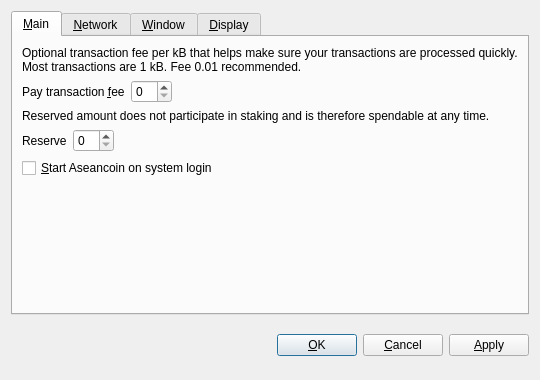
<?xml version="1.0" encoding="UTF-8"?>
<ui version="4.0">
 <class>OptionsDialog</class>
 <widget class="QDialog" name="OptionsDialog">
  <property name="geometry">
   <rect>
    <x>0</x>
    <y>0</y>
    <width>540</width>
    <height>380</height>
   </rect>
  </property>
  <property name="windowTitle">
   <string>Options</string>
  </property>
  <property name="modal">
   <bool>true</bool>
  </property>
  <layout class="QVBoxLayout" name="verticalLayout">
   <item>
    <widget class="QTabWidget" name="tabWidget">
     <property name="tabPosition">
      <enum>QTabWidget::North</enum>
     </property>
     <property name="currentIndex">
      <number>0</number>
     </property>
     <widget class="QWidget" name="tabMain">
      <attribute name="title">
       <string>&amp;Main</string>
      </attribute>
      <layout class="QVBoxLayout" name="verticalLayout_Main">
       <item>
        <widget class="QLabel" name="transactionFeeInfoLabel">
         <property name="text">
          <string>Optional transaction fee per kB that helps make sure your transactions are processed quickly. Most transactions are 1 kB. Fee 0.01 recommended.</string>
         </property>
         <property name="textFormat">
          <enum>Qt::PlainText</enum>
         </property>
         <property name="wordWrap">
          <bool>true</bool>
         </property>
        </widget>
       </item>
       <item>
        <layout class="QHBoxLayout" name="horizontalLayoutFee">
         <item>
          <widget class="QLabel" name="transactionFeeLabel">
           <property name="text">
            <string>Pay transaction &amp;fee</string>
           </property>
           <property name="textFormat">
            <enum>Qt::PlainText</enum>
           </property>
           <property name="buddy">
            <cstring>transactionFee</cstring>
           </property>
          </widget>
         </item>
         <item>
          <widget class="BitcoinAmountField" name="transactionFee"/>
         </item>
         <item>
          <spacer name="horizontalSpacerFee">
           <property name="orientation">
            <enum>Qt::Horizontal</enum>
           </property>
           <property name="sizeHint" stdset="0">
            <size>
             <width>40</width>
             <height>20</height>
            </size>
           </property>
          </spacer>
         </item>
        </layout>
       </item>
       <item>
        <widget class="QLabel" name="reserveBalanceInfoLabel">
         <property name="text">
          <string>Reserved amount does not participate in staking and is therefore spendable at any time.</string>
         </property>
         <property name="textFormat">
          <enum>Qt::PlainText</enum>
         </property>
         <property name="wordWrap">
          <bool>true</bool>
         </property>
        </widget>
       </item>
       <item>
        <layout class="QHBoxLayout" name="horizontalLayoutReserveBalance">
         <item>
          <widget class="QLabel" name="reserveBalanceLabel">
           <property name="text">
            <string>Reserve</string>
           </property>
           <property name="textFormat">
            <enum>Qt::PlainText</enum>
           </property>
           <property name="buddy">
            <cstring>reserveBalance</cstring>
           </property>
          </widget>
         </item>
         <item>
          <widget class="BitcoinAmountField" name="reserveBalance"/>
         </item>
         <item>
          <spacer name="horizontalSpacerReserveBalance">
           <property name="orientation">
            <enum>Qt::Horizontal</enum>
           </property>
           <property name="sizeHint" stdset="0">
            <size>
             <width>40</width>
             <height>20</height>
            </size>
           </property>
          </spacer>
         </item>
        </layout>
       </item>
       <item>
        <widget class="QCheckBox" name="bitcoinAtStartup">
         <property name="toolTip">
          <string>Automatically start Aseancoin after logging in to the system.</string>
         </property>
         <property name="text">
          <string>&amp;Start Aseancoin on system login</string>
         </property>
        </widget>
       </item>
       <item>
        <spacer name="verticalSpacer_Main">
         <property name="orientation">
          <enum>Qt::Vertical</enum>
         </property>
         <property name="sizeHint" stdset="0">
          <size>
           <width>20</width>
           <height>40</height>
          </size>
         </property>
        </spacer>
       </item>
      </layout>
     </widget>
     <widget class="QWidget" name="tabNetwork">
      <attribute name="title">
       <string>&amp;Network</string>
      </attribute>
      <layout class="QVBoxLayout" name="verticalLayout_Network">
       <item>
        <widget class="QCheckBox" name="mapPortUpnp">
         <property name="toolTip">
          <string>Automatically open the Aseancoin client port on the router. This only works when your router supports UPnP and it is enabled.</string>
         </property>
         <property name="text">
          <string>Map port using &amp;UPnP</string>
         </property>
        </widget>
       </item>
       <item>
        <widget class="QCheckBox" name="connectSocks">
         <property name="toolTip">
          <string>Connect to the Aseancoin network through a SOCKS proxy (e.g. when connecting through Tor).</string>
         </property>
         <property name="text">
          <string>&amp;Connect through SOCKS proxy:</string>
         </property>
        </widget>
       </item>
       <item>
        <layout class="QHBoxLayout" name="horizontalLayout_Network">
         <item>
          <widget class="QLabel" name="proxyIpLabel">
           <property name="text">
            <string>Proxy &amp;IP:</string>
           </property>
           <property name="textFormat">
            <enum>Qt::PlainText</enum>
           </property>
           <property name="buddy">
            <cstring>proxyIp</cstring>
           </property>
          </widget>
         </item>
         <item>
          <widget class="QValidatedLineEdit" name="proxyIp">
           <property name="maximumSize">
            <size>
             <width>140</width>
             <height>16777215</height>
            </size>
           </property>
           <property name="toolTip">
            <string>IP address of the proxy (e.g. 127.0.0.1)</string>
           </property>
          </widget>
         </item>
         <item>
          <widget class="QLabel" name="proxyPortLabel">
           <property name="text">
            <string>&amp;Port:</string>
           </property>
           <property name="textFormat">
            <enum>Qt::PlainText</enum>
           </property>
           <property name="buddy">
            <cstring>proxyPort</cstring>
           </property>
          </widget>
         </item>
         <item>
          <widget class="QLineEdit" name="proxyPort">
           <property name="maximumSize">
            <size>
             <width>55</width>
             <height>16777215</height>
            </size>
           </property>
           <property name="toolTip">
            <string>Port of the proxy (e.g. 9050)</string>
           </property>
          </widget>
         </item>
         <item>
          <widget class="QLabel" name="socksVersionLabel">
           <property name="text">
            <string>SOCKS &amp;Version:</string>
           </property>
           <property name="textFormat">
            <enum>Qt::PlainText</enum>
           </property>
           <property name="buddy">
            <cstring>socksVersion</cstring>
           </property>
          </widget>
         </item>
         <item>
          <widget class="QValueComboBox" name="socksVersion">
           <property name="toolTip">
            <string>SOCKS version of the proxy (e.g. 5)</string>
           </property>
          </widget>
         </item>
         <item>
          <spacer name="horizontalSpacer_Network">
           <property name="orientation">
            <enum>Qt::Horizontal</enum>
           </property>
           <property name="sizeHint" stdset="0">
            <size>
             <width>40</width>
             <height>20</height>
            </size>
           </property>
          </spacer>
         </item>
        </layout>
       </item>
       <item>
        <spacer name="verticalSpacer_Network">
         <property name="orientation">
          <enum>Qt::Vertical</enum>
         </property>
         <property name="sizeHint" stdset="0">
          <size>
           <width>20</width>
           <height>40</height>
          </size>
         </property>
        </spacer>
       </item>
      </layout>
     </widget>
     <widget class="QWidget" name="tabWindow">
      <attribute name="title">
       <string>&amp;Window</string>
      </attribute>
      <layout class="QVBoxLayout" name="verticalLayout_Window">
       <item>
        <widget class="QCheckBox" name="minimizeToTray">
         <property name="toolTip">
          <string>Show only a tray icon after minimizing the window.</string>
         </property>
         <property name="text">
          <string>&amp;Minimize to the tray instead of the taskbar</string>
         </property>
        </widget>
       </item>
       <item>
        <widget class="QCheckBox" name="minimizeOnClose">
         <property name="toolTip">
          <string>Minimize instead of exit the application when the window is closed. When this option is enabled, the application will be closed only after selecting Quit in the menu.</string>
         </property>
         <property name="text">
          <string>M&amp;inimize on close</string>
         </property>
        </widget>
       </item>
       <item>
        <spacer name="verticalSpacer_Window">
         <property name="orientation">
          <enum>Qt::Vertical</enum>
         </property>
         <property name="sizeHint" stdset="0">
          <size>
           <width>20</width>
           <height>40</height>
          </size>
         </property>
        </spacer>
       </item>
      </layout>
     </widget>
     <widget class="QWidget" name="tabDisplay">
      <attribute name="title">
       <string>&amp;Display</string>
      </attribute>
      <layout class="QVBoxLayout" name="verticalLayout_Display">
       <item>
        <layout class="QHBoxLayout" name="horizontalLayout_1_Display">
         <item>
          <widget class="QLabel" name="langLabel">
           <property name="text">
            <string>User Interface &amp;language:</string>
           </property>
           <property name="textFormat">
            <enum>Qt::PlainText</enum>
           </property>
           <property name="buddy">
            <cstring>lang</cstring>
           </property>
          </widget>
         </item>
         <item>
          <widget class="QValueComboBox" name="lang">
           <property name="toolTip">
            <string>The user interface language can be set here. This setting will take effect after restarting Aseancoin.</string>
           </property>
          </widget>
         </item>
        </layout>
       </item>
       <item>
        <layout class="QHBoxLayout" name="horizontalLayout_2_Display">
         <item>
          <widget class="QLabel" name="unitLabel">
           <property name="text">
            <string>&amp;Unit to show amounts in:</string>
           </property>
           <property name="textFormat">
            <enum>Qt::PlainText</enum>
           </property>
           <property name="buddy">
            <cstring>unit</cstring>
           </property>
          </widget>
         </item>
         <item>
          <widget class="QValueComboBox" name="unit">
           <property name="toolTip">
            <string>Choose the default subdivision unit to show in the interface and when sending coins.</string>
           </property>
          </widget>
         </item>
        </layout>
       </item>
       <item>
        <widget class="QCheckBox" name="displayAddresses">
         <property name="toolTip">
          <string>Whether to show Aseancoin addresses in the transaction list or not.</string>
         </property>
         <property name="text">
          <string>&amp;Display addresses in transaction list</string>
         </property>
        </widget>
       </item>
       <item>
        <widget class="QCheckBox" name="coinControlFeatures">
         <property name="toolTip">
          <string>Whether to show coin control features or not.</string>
         </property>
         <property name="text">
          <string>Display coin &amp;control features (experts only!)</string>
         </property>
        </widget>
       </item>
       <item>
        <spacer name="verticalSpacer_Display">
         <property name="orientation">
          <enum>Qt::Vertical</enum>
         </property>
         <property name="sizeHint" stdset="0">
          <size>
           <width>20</width>
           <height>40</height>
          </size>
         </property>
        </spacer>
       </item>
      </layout>
     </widget>
    </widget>
   </item>
   <item>
    <layout class="QHBoxLayout" name="horizontalLayout_Buttons">
     <item>
      <spacer name="horizontalSpacer_1">
       <property name="orientation">
        <enum>Qt::Horizontal</enum>
       </property>
       <property name="sizeHint" stdset="0">
        <size>
         <width>40</width>
         <height>48</height>
        </size>
       </property>
      </spacer>
     </item>
     <item>
      <widget class="QLabel" name="statusLabel">
       <property name="font">
        <font>
         <weight>75</weight>
         <bold>true</bold>
        </font>
       </property>
       <property name="text">
        <string/>
       </property>
       <property name="textFormat">
        <enum>Qt::PlainText</enum>
       </property>
       <property name="wordWrap">
        <bool>true</bool>
       </property>
      </widget>
     </item>
     <item>
      <spacer name="horizontalSpacer_2">
       <property name="orientation">
        <enum>Qt::Horizontal</enum>
       </property>
       <property name="sizeHint" stdset="0">
        <size>
         <width>40</width>
         <height>48</height>
        </size>
       </property>
      </spacer>
     </item>
     <item>
      <widget class="QPushButton" name="okButton">
       <property name="text">
        <string>&amp;OK</string>
       </property>
      </widget>
     </item>
     <item>
      <widget class="QPushButton" name="cancelButton">
       <property name="text">
        <string>&amp;Cancel</string>
       </property>
       <property name="autoDefault">
        <bool>false</bool>
       </property>
      </widget>
     </item>
     <item>
      <widget class="QPushButton" name="applyButton">
       <property name="text">
        <string>&amp;Apply</string>
       </property>
       <property name="autoDefault">
        <bool>false</bool>
       </property>
      </widget>
     </item>
    </layout>
   </item>
  </layout>
 </widget>
 <customwidgets>
  <customwidget>
   <class>BitcoinAmountField</class>
   <extends>QSpinBox</extends>
   <header>bitcoinamountfield.h</header>
  </customwidget>
  <customwidget>
   <class>QValueComboBox</class>
   <extends>QComboBox</extends>
   <header>qvaluecombobox.h</header>
  </customwidget>
  <customwidget>
   <class>QValidatedLineEdit</class>
   <extends>QLineEdit</extends>
   <header>qvalidatedlineedit.h</header>
  </customwidget>
 </customwidgets>
 <resources/>
 <connections/>
</ui>
